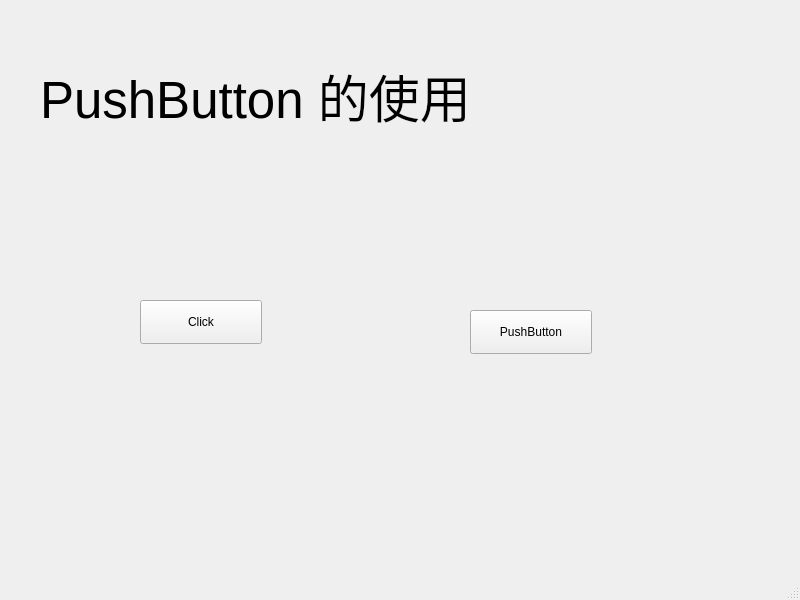
<?xml version="1.0" encoding="UTF-8"?>
<ui version="4.0">
 <class>MainWindow</class>
 <widget class="QMainWindow" name="MainWindow">
  <property name="geometry">
   <rect>
    <x>0</x>
    <y>0</y>
    <width>800</width>
    <height>600</height>
   </rect>
  </property>
  <property name="windowTitle">
   <string>MainWindow</string>
  </property>
  <widget class="QWidget" name="centralwidget">
   <widget class="QLabel" name="label">
    <property name="geometry">
     <rect>
      <x>40</x>
      <y>0</y>
      <width>431</width>
      <height>191</height>
     </rect>
    </property>
    <property name="font">
     <font>
      <pointsize>38</pointsize>
     </font>
    </property>
    <property name="text">
     <string>PushButton 的使用</string>
    </property>
   </widget>
   <widget class="QPushButton" name="pushButton_0">
    <property name="geometry">
     <rect>
      <x>140</x>
      <y>300</y>
      <width>122</width>
      <height>44</height>
     </rect>
    </property>
    <property name="text">
     <string>Click</string>
    </property>
   </widget>
   <widget class="QPushButton" name="pushButton_1">
    <property name="geometry">
     <rect>
      <x>470</x>
      <y>310</y>
      <width>122</width>
      <height>44</height>
     </rect>
    </property>
    <property name="text">
     <string>PushButton</string>
    </property>
   </widget>
  </widget>
  <widget class="QMenuBar" name="menubar">
   <property name="geometry">
    <rect>
     <x>0</x>
     <y>0</y>
     <width>800</width>
     <height>41</height>
    </rect>
   </property>
  </widget>
  <widget class="QStatusBar" name="statusbar"/>
 </widget>
 <resources/>
 <connections/>
</ui>
